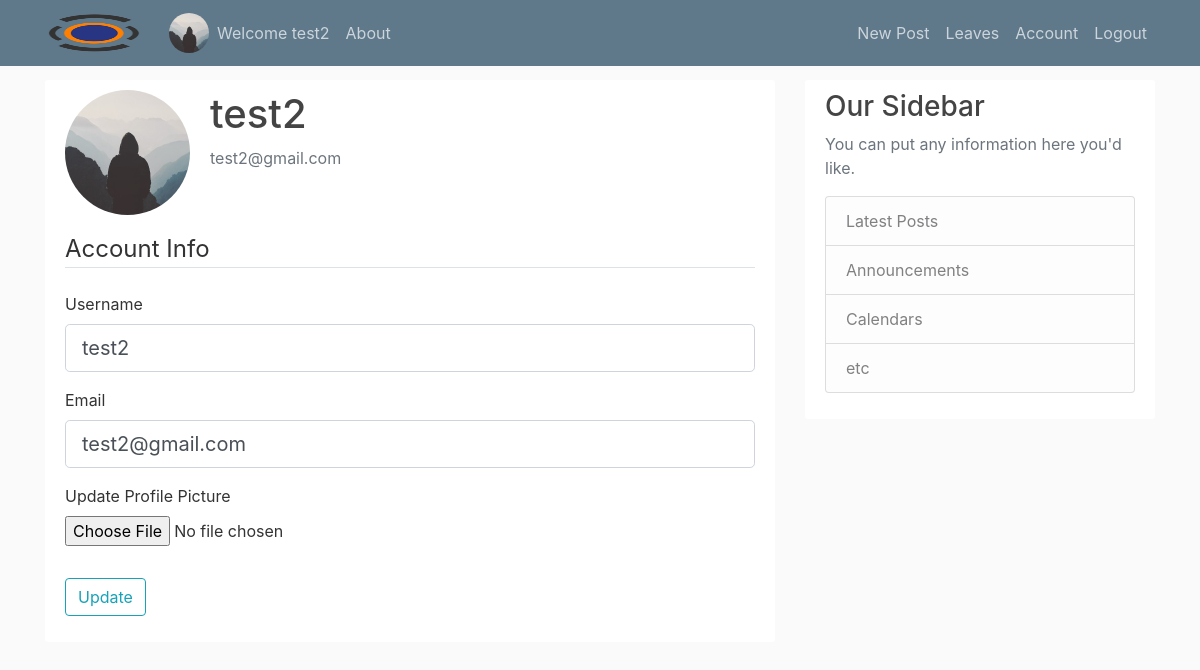
The app's page /account (signed in) with its own data.
### flaskblog/models.py (models this page shows, shortened)
class User(db.Model, UserMixin):
    id = db.Column(db.Integer, primary_key=True)
    username = db.Column(db.String(20), nullable=False)
    email = db.Column(db.String(120), unique=True, nullable=False)
    image_file = db.Column(db.String(20), nullable=False, default='default.jpg')
    password = db.Column(db.String(60), nullable=False)
    registration_time = db.Column(db.DateTime, nullable=False, default=datetime.utcnow())
    manager_byemail = db.Column(db.String(60), nullable=False)
    posts = db.relationship('Post', backref='author', lazy=True)
    leaves = db.relationship('Leaves', backref='author', lazy=True)
    role_id = db.Column(db.Integer, db.ForeignKey('roles.id'))
    testcaseid=db.Column(db.String(20), unique=True)
    total_applied_leaves = db.Column(db.Integer, default=0)

### flaskblog/users/routes.py (the view)
@users.route("/account", methods=['GET', 'POST'])
@login_required
def account():
    form = UpdateAccountForm()
    if form.validate_on_submit():
        if form.picture.data:
            picture_file = save_picture(form.picture.data)
            current_user.image_file = picture_file
        current_user.username = form.username.data
        current_user.email = form.email.data
        db.session.commit()
        flash('Your account has been updated!', 'success')
        return redirect(url_for('users.account'))
    elif request.method == 'GET':
        form.username.data = current_user.username
        form.email.data = current_user.email
    image_file = url_for('static', filename='profile_pics/' + current_user.image_file)
    return render_template('account.html', title='Account',
                           image_file=image_file, form=form)

### flaskblog/users/forms.py (shortened to what this page needs)
class UpdateAccountForm(FlaskForm):
    username = StringField('Username',
                           validators=[DataRequired(), Length(min=2, max=20)])
    email = StringField('Email',
                        validators=[DataRequired(), Email()])
    picture = FileField('Update Profile Picture', validators=[FileAllowed(['jpg', 'png'])])
    submit = SubmitField('Update')

### flaskblog/models.py (called while the page is built)
@login_manager.user_loader
def load_user(user_id):
    return User.query.get(int(user_id))

### flaskblog/templates/account.html (shortened to what this page needs)
{% extends "layout.html" %}
{% block content %}
    <div class="content-section">
      <div class="media">
        <img class="rounded-circle account-img" src="{{ image_file }}">
        <div class="media-body">
          <h2 class="account-heading">{{ current_user.username }}</h2>
          <p class="text-secondary">{{ current_user.email }}</p>
        </div>
      </div>
        <form method="POST" action="" enctype="multipart/form-data">
            <fieldset class="form-group">
                <legend class="border-bottom mb-4">Account Info</legend>
                <div class="form-group">
                    {{ form.username.label(class="form-control-label") }}
                    {% if form.username.errors %}
                        {{ form.username(class="form-control form-control-lg is-invalid") }}
                        <div class="invalid-feedback">
                            {% for error in form.username.errors %}
                                <span>{{ error }}</span>
                            {% endfor %}
                        </div>
                    {% else %}
                        {{ form.username(class="form-control form-control-lg") }}
                    {% endif %}
                </div>
                <div class="form-group">
                    {{ form.email.label(class="form-control-label") }}
                    {% if form.email.errors %}
                        {{ form.email(class="form-control form-control-lg is-invalid") }}
                        <div class="invalid-feedback">
                            {% for error in form.email.errors %}
                                <span>{{ error }}</span>
                            {% endfor %}
                        </div>
                    {% else %}
                        {{ form.email(class="form-control form-control-lg") }}
                    {% endif %}
                </div>
                <div class="form-group">
                    {{ form.picture.label() }}
                    {{ form.picture(class="form-control-file") }}
                </div>
            </fieldset>
            <div class="form-group">
                {{ form.submit(class="btn btn-outline-info") }}
            </div>
        </form>
    </div>
{% endblock content %}

### flaskblog/templates/layout.html (shortened to what this page needs)
<!DOCTYPE html>
<html>
<head>
    <link rel="stylesheet" href="https://stackpath.bootstrapcdn.com/bootstrap/4.2.1/css/bootstrap.min.css">
    <link rel="stylesheet" type="text/css" href="{{ url_for('static', filename='main.css') }}">
<link rel="stylesheet" href="https://maxcdn.bootstrapcdn.com/font-awesome/4.7.0/css/font-awesome.min.css">
</head>
<body>
    <header class="site-header">
      <nav class="navbar navbar-expand-md navbar-dark bg-steel fixed-top">
        <div class="container">
          <a class="navbar-brand mr-4" href="/"><img alt="Responsive image" width="100" height="40" src="/static/profile_pics/Ineuron.png"></a>
          <div class="collapse navbar-collapse" id="navbarToggle">
            <div class="navbar-nav mr-auto">
              {% if current_user.is_authenticated %}
              <img alt="Responsive image" class="rounded-circle" width="40" height="40" src="/static/profile_pics/{{ current_user.image_file }}">
              <a class="nav-item nav-link" href="{{ url_for('main.dehome') }}">Welcome {{ current_user.username.split()[0] }} </a>
              {% else %}
              <a class="nav-item nav-link" href="{{ url_for('main.home') }}">Home</a>
              {% endif %}
              <a class="nav-item nav-link" href="{{ url_for('main.about') }}">About</a>
            </div>
            <div class="navbar-nav">
              {% if current_user.is_authenticated %}
                <a class="nav-item nav-link" href="{{ url_for('leave.new_post') }}">New Post</a>
                <a class="nav-item nav-link" href="{{ url_for('leave.leave_summary') }}">Leaves</a>
                <a class="nav-item nav-link" href="{{ url_for('users.account') }}">Account</a>
                <a class="nav-item nav-link" href="{{ url_for('users.logout') }}">Logout</a>
              {% else %}
                <a class="nav-item nav-link" href="{{ url_for('users.login') }}">Login</a>
                <a class="nav-item nav-link" href="{{ url_for('users.register') }}">Register</a>
              {% endif %}
            </div>
          </div>
        </div>
      </nav>
    </header>
    <main role="main" class="container">
      <div class="row">
        <div class="col-md-8">
              {% block content %}{% endblock %}
        </div>
        <div class="col-md-4">
          <div class="content-section">
            <h3>Our Sidebar</h3>
            <p class='text-muted'>You can put any information here you'd like.
              <ul class="list-group">
                <li class="list-group-item list-group-item-light">Latest Posts</li>
                <li class="list-group-item list-group-item-light">Announcements</li>
                <li class="list-group-item list-group-item-light">Calendars</li>
                <li class="list-group-item list-group-item-light">etc</li>
              </ul>
            </p>
          </div>
        </div>
      </div>
      </main>
</body>
</html>

### flaskblog/static/main.css (style rules this page uses)
body { background: #fafafa; color: #333333; margin-top: 5rem; }
h1, h2, h3, h4, h5, h6 { color: #444444; }
.bg-steel { background-color: #5f788a; }
.site-header .navbar-nav .nav-link { color: #cbd5db; }
.content-section { background: #ffffff; padding: 10px 20px; border: 1solid #dddddd; border-radius: 3px; margin-bottom: 20px; }
.account-img { height: 125px; width: 125px; margin-right: 20px; margin-bottom: 16px; }
.account-heading { font-size: 2.5rem; }

### records on screen
User: image_file (placeholder picture), username "test2", email "test2@gmail.com"
